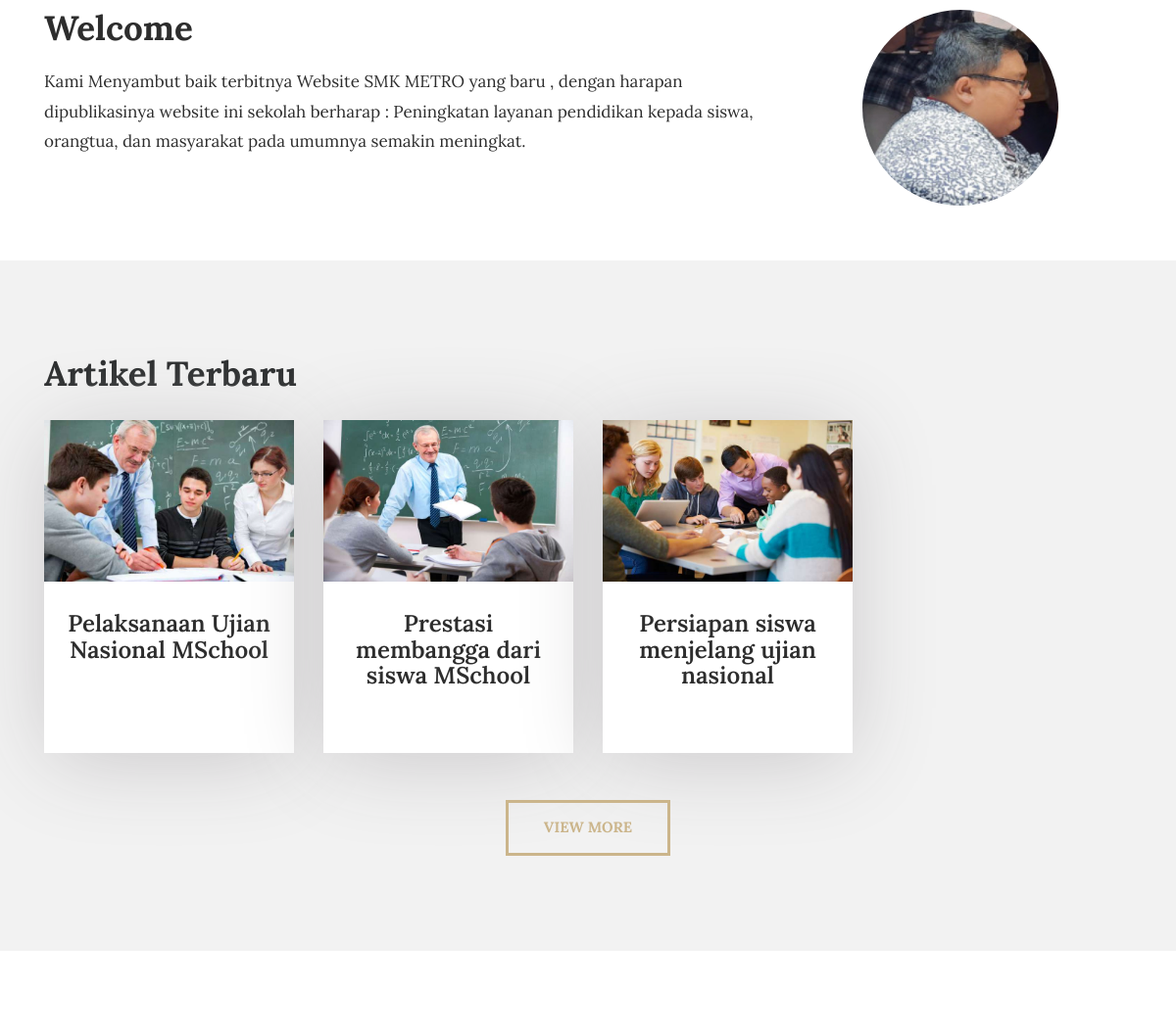
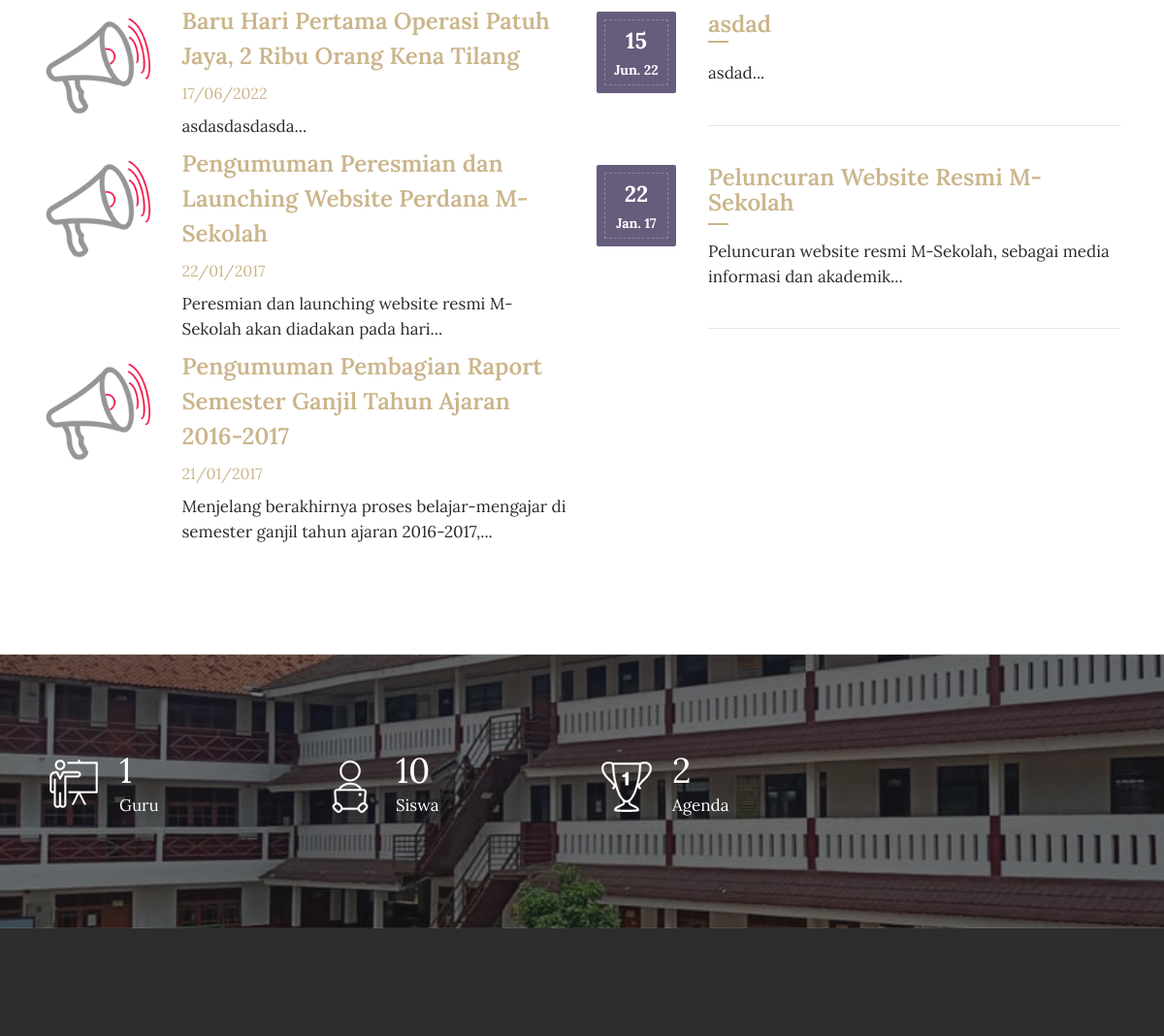
Before: / (middle part) with the older database file (2 pictures, top to bottom).
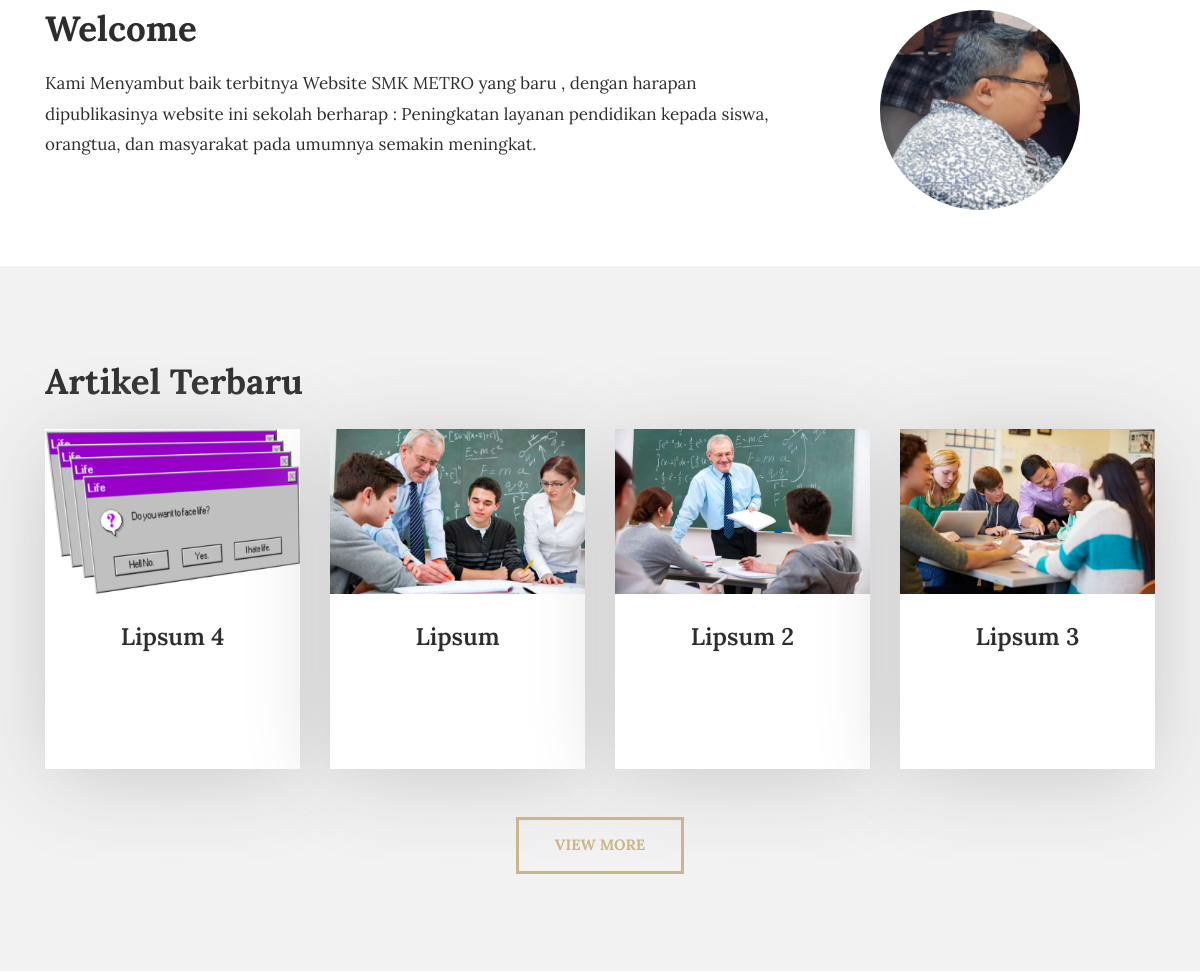
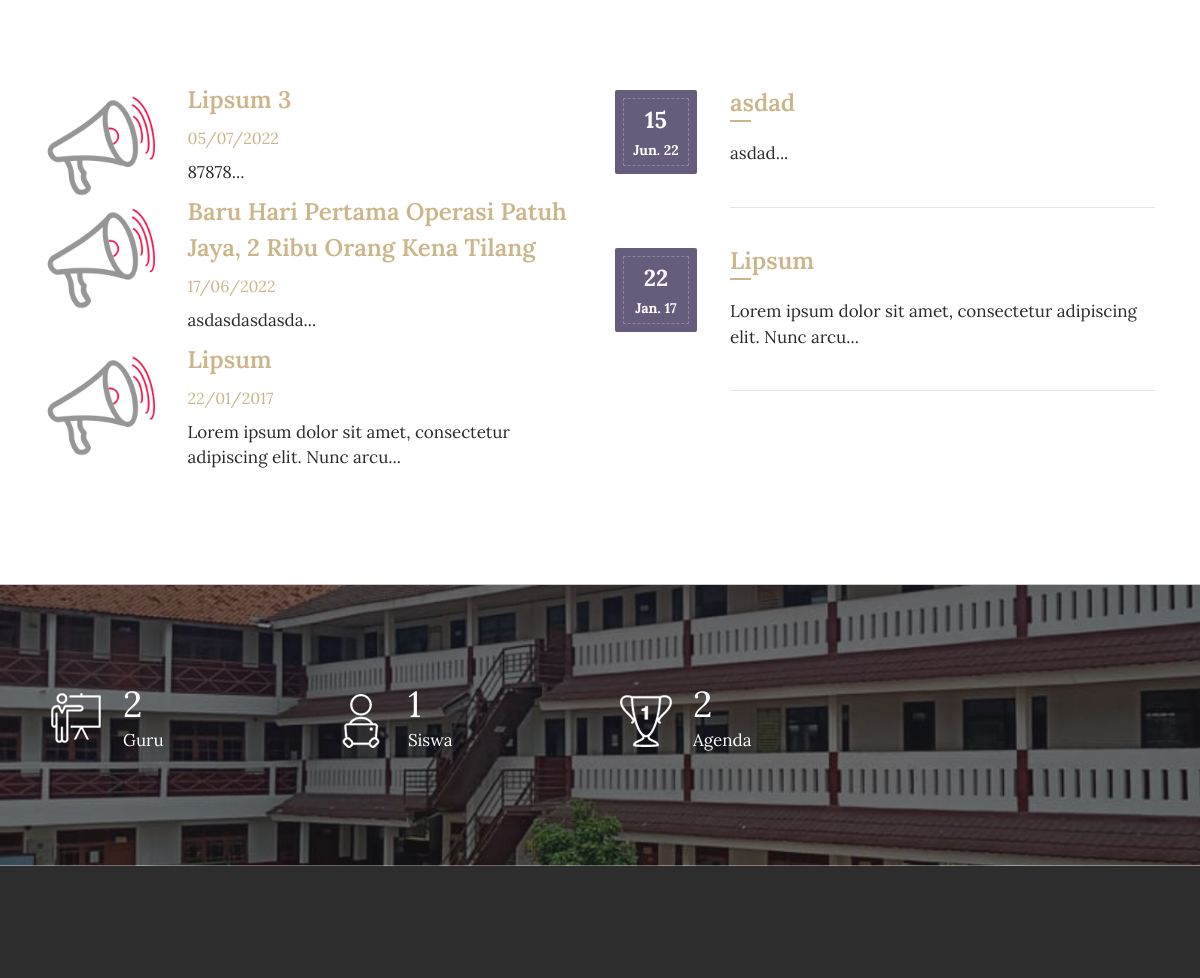
After: the same page with the newer database file (2 pictures, top to bottom).
### tables this page shows
CREATE TABLE `tbl_tulisan` (
  `tulisan_id` int(11) NOT NULL,
  `tulisan_judul` varchar(100) DEFAULT NULL,
  `tulisan_isi` text DEFAULT NULL,
  `tulisan_tanggal` timestamp NULL DEFAULT current_timestamp(),
  `tulisan_kategori_id` int(11) DEFAULT NULL,
  `tulisan_kategori_nama` varchar(30) DEFAULT NULL,
  `tulisan_views` int(11) DEFAULT 0,
  `tulisan_gambar` varchar(40) DEFAULT NULL,
  `tulisan_pengguna_id` int(11) DEFAULT NULL,
  `tulisan_author` varchar(40) DEFAULT NULL,
  `tulisan_img_slider` int(2) NOT NULL DEFAULT 0,
  `tulisan_slug` varchar(200) DEFAULT NULL
);

CREATE TABLE `tbl_pengumuman` (
  `pengumuman_id` int(11) NOT NULL,
  `pengumuman_judul` varchar(150) DEFAULT NULL,
  `pengumuman_deskripsi` text DEFAULT NULL,
  `pengumuman_tanggal` timestamp NULL DEFAULT current_timestamp(),
  `pengumuman_author` varchar(60) DEFAULT NULL
);

CREATE TABLE `tbl_agenda` (
  `agenda_id` int(11) NOT NULL,
  `agenda_nama` varchar(200) DEFAULT NULL,
  `agenda_tanggal` timestamp NULL DEFAULT current_timestamp(),
  `agenda_deskripsi` text DEFAULT NULL,
  `agenda_mulai` date DEFAULT NULL,
  `agenda_selesai` date DEFAULT NULL,
  `agenda_tempat` varchar(90) DEFAULT NULL,
  `agenda_waktu` varchar(30) DEFAULT NULL,
  `agenda_keterangan` varchar(200) DEFAULT NULL,
  `agenda_author` varchar(60) DEFAULT NULL
);

### application/controllers/Home.php (called while the page is built, shortened)
<?php
class Home extends CI_Controller{
	function __construct(){
		$this->load->model('m_tulisan');
		$this->load->model('m_galeri');
		$this->load->model('m_pengumuman');
		$this->load->model('m_agenda');
		$this->load->model('m_files');
		$this->load->model('m_pengunjung');
	}
	function index(){
			$x['berita']=$this->m_tulisan->get_berita_home();
			$x['pengumuman']=$this->m_pengumuman->get_pengumuman_home();
			$x['agenda']=$this->m_agenda->get_agenda_home();
			$x['tot_guru']=$this->db->get('tbl_guru')->num_rows();
			$x['tot_siswa']=$this->db->get('tbl_siswa')->num_rows();
			$x['tot_pengumuman']=$this->db->get('tbl_pengumuman')->num_rows();
			$x['tot_agenda']=$this->db->get('tbl_agenda')->num_rows();
			$this->load->view('depan/v_home',$x);
	}
}

### index.php (called while the page is built, shortened)
<?php
require_once BASEPATH.'core/CodeIgniter.php';

### application/models/M_tulisan.php (called while the page is built, shortened)
<?php
class M_tulisan extends CI_Model{
	function get_berita_home(){
		$hsl=$this->db->query("SELECT tbl_tulisan.*,DATE_FORMAT(tulisan_tanggal,'%d/%m/%Y') AS tanggal FROM tbl_tulisan ORDER BY tulisan_id DESC limit 4");
		return $hsl;
	}
}

### application/models/M_pengumuman.php (called while the page is built, shortened)
<?php
class M_pengumuman extends CI_Model{
	function get_pengumuman_home(){
		$hsl=$this->db->query("SELECT pengumuman_id,pengumuman_judul,pengumuman_deskripsi,DATE_FORMAT(pengumuman_tanggal,'%d/%m/%Y') AS tanggal,pengumuman_author FROM tbl_pengumuman ORDER BY pengumuman_id DESC limit 3");
		return $hsl;
	}
}

### application/models/M_agenda.php (called while the page is built, shortened)
<?php
class M_agenda extends CI_Model{
	function get_agenda_home(){
		$hsl=$this->db->query("SELECT tbl_agenda.*,DATE_FORMAT(agenda_tanggal,'%d/%m/%Y') AS tanggal FROM tbl_agenda ORDER BY agenda_id DESC limit 3");
		return $hsl;
	}
}

### application/views/depan/v_home.php (the view, shortened to what the changed rows need)
<!DOCTYPE html>
<html lang="en">
<head>
    <link rel="stylesheet" href="<?php echo base_url().'theme/css/bootstrap.min.css'?>">
    <link rel="stylesheet" href="<?php echo base_url().'theme/css/font-awesome.min.css'?>">
    <link rel="stylesheet" href="<?php echo base_url().'theme/css/simple-line-icons.css'?>">
    <link rel="stylesheet" href="<?php echo base_url().'theme/css/slick.css'?>">
    <link rel="stylesheet" href="<?php echo base_url().'theme/css/slick-theme.css'?>">
    <link rel="stylesheet" href="<?php echo base_url().'theme/css/owl.carousel.min.css'?>">
    <link href="<?php echo base_url().'theme/css/style.css'?>" rel="stylesheet">
    <?php
        function limit_words($string, $word_limit){
            $words = explode(" ",$string);
            return implode(" ",array_splice($words,0,$word_limit));
        }
    ?>
</head>
<body>
<section class="clearfix about about-style2">
    <div class="container">
        <div class="row">
            <div class="col-md-8">
               <h2>Welcome</h2>
            </div>
        </div>
    </div>
</section>
<section class="our_courses">
    <div class="container">
        <div class="row">
            <div class="col-md-12">
                <h2>Artikel Terbaru</h2>
            </div>
        </div>
        <div class="row">
          <?php foreach ($berita->result() as $row) :?>
            <div class="col-xs-12 col-sm-6 col-md-6 col-lg-3">
                <div class="courses_box mb-4">
                    <div class="course-img-wrap">
                        <img src="<?php echo base_url().'assets/images/'.$row->tulisan_gambar;?>" class="img-fluid" alt="courses-img">
                    </div>
                    <a href="<?php echo site_url('artikel/'.$row->tulisan_slug);?>" class="course-box-content">
                        <h3 style="text-align:center;"><?php echo $row->tulisan_judul;?></h3>
                    </a>
                </div>
            </div>
          <?php endforeach;?>
        </div> <br>
    </div>
</section>
<section class="event">
    <div class="container">
        <div class="row">
            <div class="col-lg-6">
                <div class="event-img2">
                <?php foreach ($pengumuman->result() as $row) :?>
                <div class="row">
                    <div class="col-sm-3"> <img src="<?php echo base_url().'theme/images/announcement-icon.png'?>" class="img-fluid" alt="event-img"></div>
                    <div class="col-sm-9"> <h3><a href="<?php echo site_url('pengumuman');?>"><?php echo $row->pengumuman_judul;?></a></h3>
                      <span><?php echo $row->tanggal;?></span>
                      <p><?php echo limit_words($row->pengumuman_deskripsi,10).'...';?></p>
                    </div>
                </div>
                <?php endforeach;?>
                </div>
            </div>
            <div class="col-lg-6">
                <div class="row">
                    <div class="col-md-12">
                      <?php foreach ($agenda->result() as $row):?>
                        <div class="event_date">
                            <div class="event-date-wrap">
                                <p><?php echo date("d", strtotime($row->agenda_tanggal));?></p>
                                <span><?php echo date("M. y", strtotime($row->agenda_tanggal));?></span>
                            </div>
                        </div>
                        <div class="date-description">
                            <h3><a href="<?php echo site_url('agenda');?>"><?php echo $row->agenda_nama;?></a></h3>
                            <p><?php echo limit_words($row->agenda_deskripsi,10).'...';?></p>
                            <hr class="event_line">
                        </div>
                        <?php endforeach;?>
                    </div>
                </div>
            </div>
        </div>
    </div>
</section>
<div class="detailed_chart">
    <div class="container">
        <div class="row">
            <div class="col-xs-12 col-sm-6 col-md-3 chart_bottom">
                <div class="chart-text">
                    <p><span class="counter"><?php echo $tot_guru;?></span> Guru
                    </p>
                </div>
            </div>
            <div class="col-xs-12 col-sm-6 col-md-3 chart_bottom chart_top">
                <div class="chart-text">
                    <p><span class="counter"><?php echo $tot_siswa;?></span> Siswa
                    </p>
                </div>
            </div>
        </div>
    </div>
</div>
    </body>
    </html>

Changed rows visible on the page:
no longer on this page (row edited): tbl_pengumuman: pengumuman_judul "Pengumuman Pembagian Raport Semester Ganjil Tahun Ajaran 2016-2017", tanggal "21/01/2017", pengumuman_deskripsi "Menjelang berakhirnya proses belajar-mengajar di semester ganjil tahun ajaran 2016-2017,"
added tbl_tulisan: tulisan_gambar (picture), tulisan_judul "Lipsum 4"
changed tbl_tulisan: tulisan_judul "Pelaksanaan Ujian Nasional MSchool" → "Lipsum"
changed tbl_tulisan: tulisan_judul "Prestasi membangga dari siswa MSchool" → "Lipsum 2"
changed tbl_tulisan: tulisan_judul "Persiapan siswa menjelang ujian nasional" → "Lipsum 3"
added tbl_pengumuman: pengumuman_judul "Lipsum 3", tanggal "05/07/2022", pengumuman_deskripsi "87878"
changed tbl_pengumuman: pengumuman_judul "Pengumuman Peresmian dan Launching Website Perdana M-Sekolah" → "Lipsum"; pengumuman_deskripsi "Peresmian dan launching website resmi M-Sekolah akan diadakan pada hari" → "Lorem ipsum dolor sit amet, consectetur adipiscing elit. Nunc arcu"
changed tbl_agenda "Jan. 17": agenda_nama "Peluncuran Website Resmi M-Sekolah" → "Lipsum"; agenda_deskripsi "Peluncuran website resmi M-Sekolah, sebagai media informasi dan akademik" → "Lorem ipsum dolor sit amet, consectetur adipiscing elit. Nunc arcu"
Other visible differences:
$tot_guru: "1" → "2"
$tot_siswa: "10" → "1"
